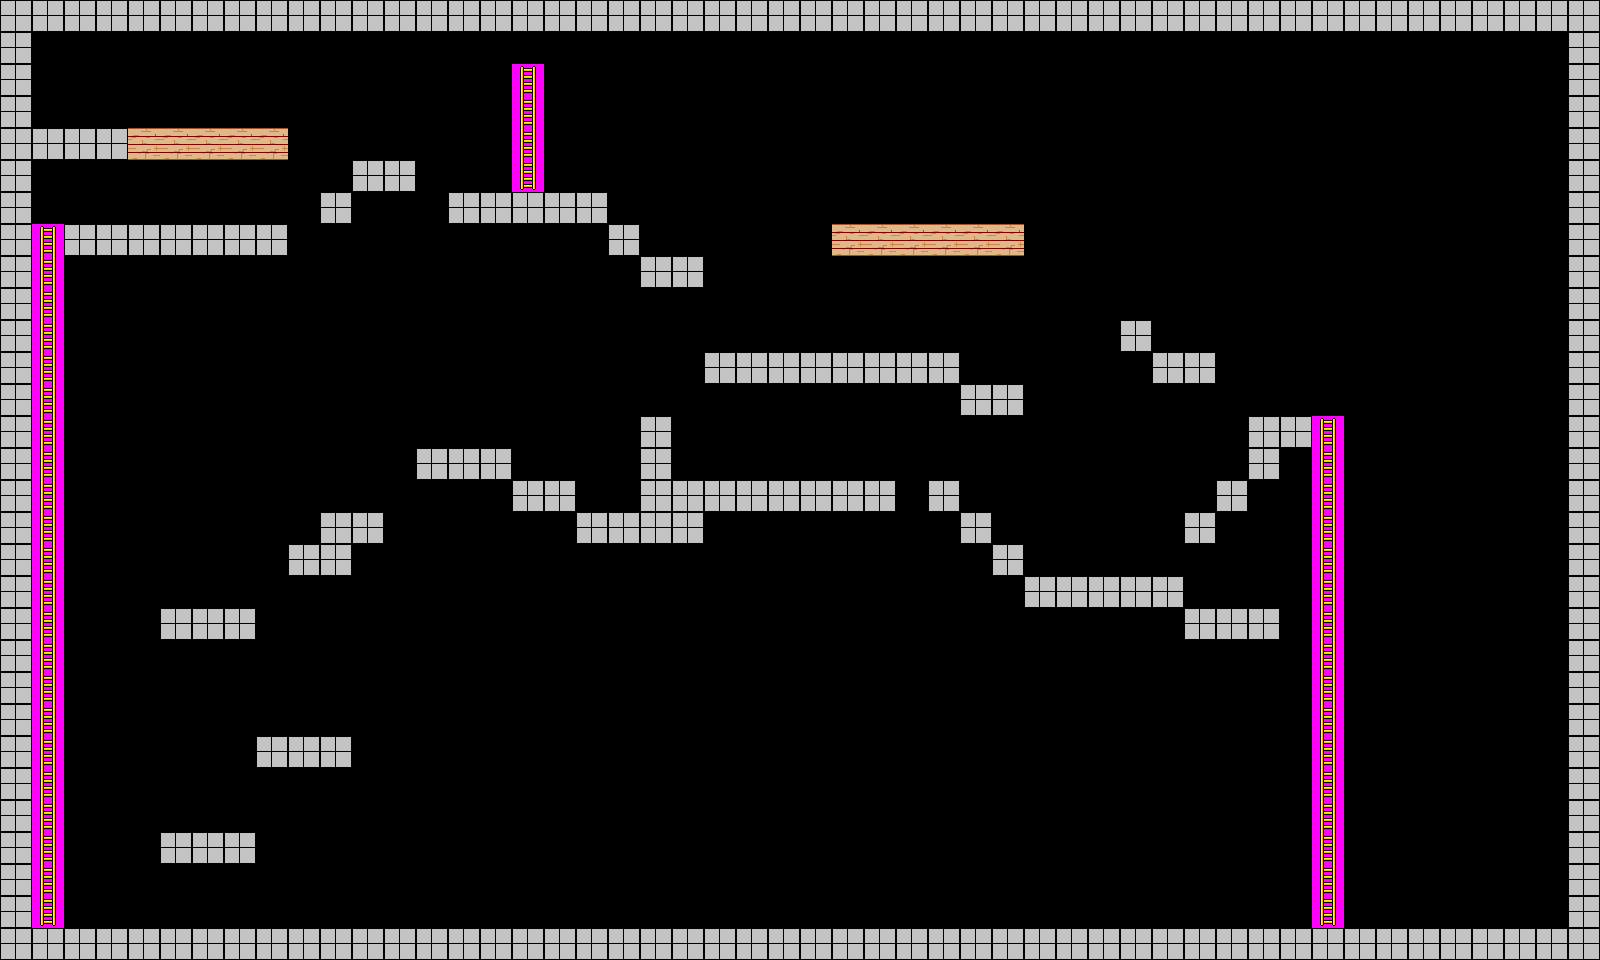

Rendered tile map (Tiled .tmx) drawn with the repository's tilesets; below, a short description and the map source with its tile grids summarised:
An orthogonal 50x30 tile map with 32x32 px tiles, 5 tile layers (Background, Foreground, Ladder, Top, ...) and 7 objects.

<map version="1.0" orientation="orthogonal" width="50" height="30" tilewidth="32" tileheight="32">
 <tileset firstgid="1" name="spritesheet" tilewidth="32" tileheight="32">
  <image source="spritesheets/spritesheet.png" trans="ff00ff" width="320" height="320" />
 </tileset>
 <layer name="Background" width="50" height="30">
  <data>[1500 cells, 0 non-empty, 0 distinct tile ids]</data>
 </layer>
 <layer name="Foreground" width="50" height="30">
  <data>[1500 cells, 238 non-empty, 1 distinct tile ids]</data>
 </layer>
 <layer name="Ladder" width="50" height="30">
  <data>[1500 cells, 42 non-empty, 3 distinct tile ids]</data>
 </layer>
 <layer name="Top" width="50" height="30">
  <data>[1500 cells, 0 non-empty, 0 distinct tile ids]</data>
 </layer>
 <layer name="Breakable" width="50" height="30">
  <data>[1500 cells, 11 non-empty, 1 distinct tile ids]</data>
 </layer>
 <objectgroup name="NPC" width="50" height="30">
  <object x="768" y="288" width="32" height="64">
   <properties>
    <property name="id" value="15" />
    <property name="questAdvance" value="none" />
    <property name="spritesheet" value="npc" />
    <property name="text" value="this is a test message" />
    <property name="xFrames" value="3" />
    <property name="yFrames" value="1" />
   </properties>
  </object>
 </objectgroup>
 <objectgroup name="Enemy" width="50" height="30">
  <object x="576" y="128" width="32" height="64">
   <properties>
    <property name="hits" value="50" />
    <property name="spritesheet" value="enemy1" />
    <property name="xFrames" value="3" />
    <property name="yFrames" value="1" />
   </properties>
  </object>
  <object x="416" y="32" width="32" height="64">
   <properties>
    <property name="hits" value="50" />
    <property name="spritesheet" value="enemy1" />
    <property name="xFrames" value="3" />
    <property name="yFrames" value="1" />
   </properties>
  </object>
  <object x="352" y="32" width="32" height="64">
   <properties>
    <property name="hits" value="50" />
    <property name="spritesheet" value="enemy1" />
    <property name="xFrames" value="3" />
    <property name="yFrames" value="1" />
   </properties>
  </object>
  <object x="702" y="158" width="32" height="64">
   <properties>
    <property name="hits" value="50" />
    <property name="spritesheet" value="enemy1" />
    <property name="xFrames" value="3" />
    <property name="yFrames" value="1" />
   </properties>
  </object>
  <object x="542" y="62" width="32" height="64">
   <properties>
    <property name="hits" value="50" />
    <property name="spritesheet" value="enemy1" />
    <property name="xFrames" value="3" />
    <property name="yFrames" value="1" />
   </properties>
  </object>
  <object x="478" y="62" width="32" height="64">
   <properties>
    <property name="hits" value="50" />
    <property name="spritesheet" value="enemy1" />
    <property name="xFrames" value="3" />
    <property name="yFrames" value="1" />
   </properties>
  </object>
 </objectgroup>
 <objectgroup name="Visited" width="50" height="30">
  <properties>
   <property name="mapId" value="15" />
  </properties>
 </objectgroup>
</map>